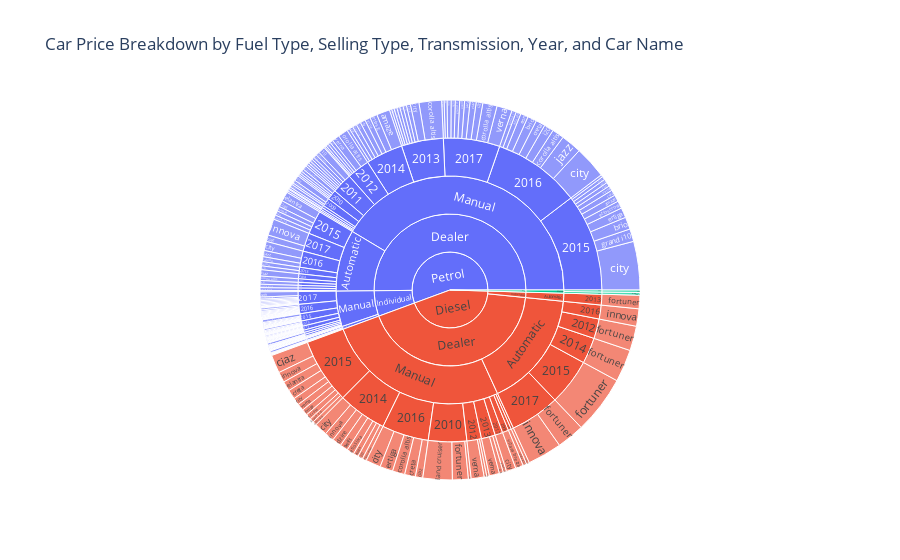

The cell this chart's notebook holds for it:
### Code cell
# Plot 8: Sunburst Plot for Fuel Type, Selling Type, Transmission, Year, and Car Name
fig8 = px.sunburst(cars, path=['Fuel_Type', 'Selling_type', 'Transmission', 'Year', 'Car_Name'], values='Selling_Price',
                   title='Car Price Breakdown by Fuel Type, Selling Type, Transmission, Year, and Car Name')
fig8.show()

### Figure 1 — Plotly figure (JSON) as saved in the notebook; plotly's stock layout.template omitted (floating-point values rounded to 4 significant figures; data arrays with more than 128 entries replaced by an {"elided": "..."} marker saying what was removed)
{"data": [{"branchvalues": "total", "domain": {"x": [0, 1], "y": [0, 1]}, "hovertemplate": "labels=%{label}<br>Selling_Price=%{value}<br>parent=%{parent}<br>id=%{id}<extra></extra>", "ids": {"elided": "311 str values"}, "labels": {"elided": "311 str values"}, "name": "", "parents": {"elided": "311 str values"}, "type": "sunburst", "values": {"elided": "311 float values"}}], "layout": {"legend": {"tracegroupgap": 0}, "title": {"text": "Car Price Breakdown by Fuel Type, Selling Type, Transmission, Year, and Car Name"}}}
